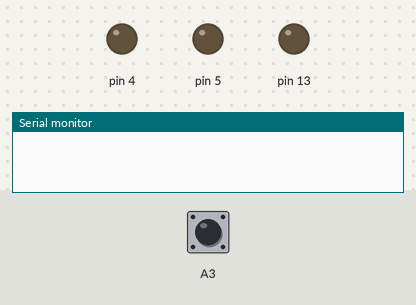
The sketch below on a simulated Arduino Uno, built with avr-gcc and run on an emulated ATmega328P. On the bench: output pins drawn as LEDs (lit = HIGH), the last lines printed to the serial monitor. Dashed ring = blinking. Inputs (shaded band) come from the test bench; at power-on: A3 HIGH.

Above: at 1.2 s.
1.3 s: A3 pulled LOW for 0.15 s
At 2.5 s:
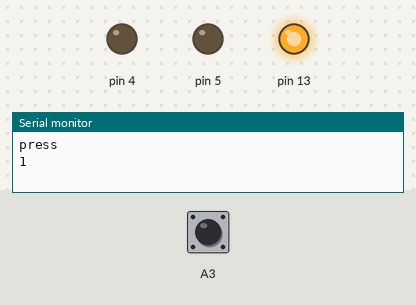
2.9 s: A3 pulled LOW for 1 s
At 3.7 s:
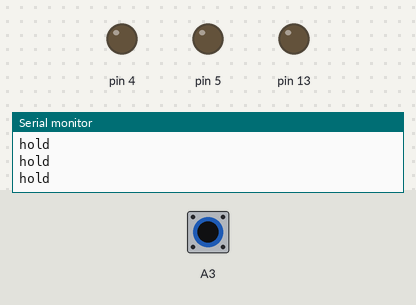
5.4 s: A3 pulled LOW for 0.15 s
At 9.5 s:
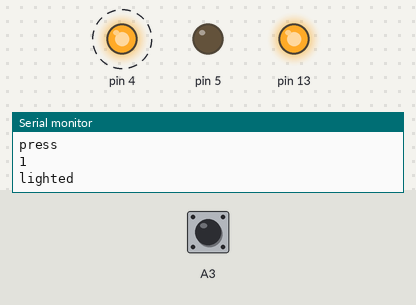
11.5 s: A3 pulled LOW for 3.2 s
At 13.4 s:
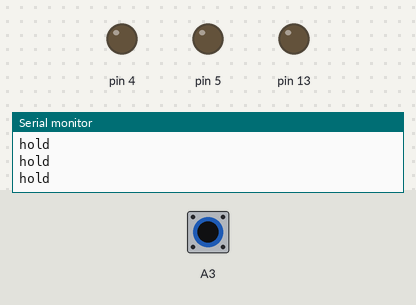
16.2 s: A3 pulsed LOW 2 times (0.12 s each, 0.3 s apart)
At 20.3 s:
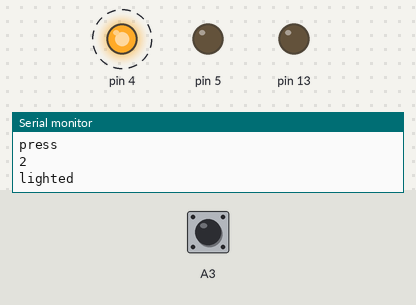
Timing chart, 0 to 23.8 s (numbered marks = the images above; inputs shaded):
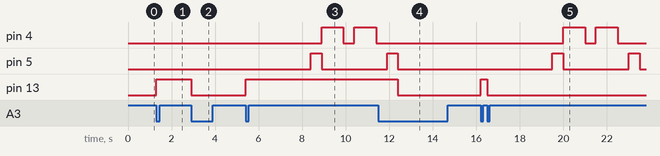

The sketch:

sketch_mar17a.ino
```cpp
boolean flag=0;
boolean led_flag=0;
boolean is_holded=0;
unsigned long last_pressed;
int counter1=0;
int counter2=0;
int result=0;
unsigned long last_lighted=0;
void setup() {
pinMode(A3,INPUT_PULLUP);
//pinMode(12,INPUT);
pinMode(13,OUTPUT);
pinMode(4,OUTPUT);
pinMode(5,OUTPUT);
//digitalWrite(13,1 );
//digitalWrite(A5,1 );
Serial.begin(9600);

}
void loop() {

 boolean button1=!digitalRead(A3);
 if (button1==1&&flag==0&&millis()-last_pressed>300&&is_holded==0) {

  flag=1;
  led_flag=!led_flag;
  digitalWrite(13,led_flag);
  last_pressed=millis();
  Serial.println("press");
  counter1+=1;
  Serial.println(counter1);
  }

  if (button1==1&&flag==0&&millis()-last_pressed>300&&is_holded==1) {
  flag=1;
  led_flag=!led_flag;
  digitalWrite(13,led_flag);
  last_pressed=millis();
  Serial.println("press");
  counter2+=1;
  Serial.println(counter2);
  }

 if (button1==0&&flag==1){
  flag=0;
  }

 if(is_holded==1&&millis()-last_pressed>3000&&counter2!=0){
  result=counter1+counter2-1;
  digitalWrite(5,1);
    delay(500);
    digitalWrite(5,0);
  for (int i=1; i<= result;i=i+1){

     digitalWrite(4,1);
     Serial.println("lighted");
     last_lighted=millis();
     while(1){
       //Serial.println("in while");
      if(millis()-last_lighted>1000){
        // Serial.println(last_lighted);
      break;
      }
      }

     //delay(500);

     digitalWrite(4,0);
      //Serial.println("no-lighted");
     while(1){
       //Serial.println("in while");
      if(millis()-last_lighted>1500){
         //Serial.println(last_lighted);
      break;
      }
      }
     //delay(1000);
    }
    digitalWrite(5,1);
    delay(500);
    digitalWrite(5,0);
  Serial.println("result here");

  counter1=0;
  counter2=0;
  is_holded=0;
  }
 if (button1==1&&millis()-last_pressed>600){
  while(1){
    Serial.println("hold");
    digitalWrite(6,1);
    is_holded=1;
    boolean button2=!digitalRead(A3);
    if (button2==0){
      digitalWrite(6,0);
      break;
      }
    }
  }


}
```

Measured:
- after the input at 1.3 s, pin 13: LOW → HIGH at once
- after the input at 2.9 s, pin 13: HIGH → LOW at once
- after the input at 5.4 s, pin 4: alternates HIGH for 1.0 s and LOW for 0.50 s, starting after 3.5 s; pin 5: LOW → HIGH after 3.0 s, → LOW 0.50 s later; pin 13: LOW → HIGH at once
- after the input at 11.5 s, pin 13: HIGH → LOW after 0.90 s
- after the input at 16.2 s, pin 4: alternates HIGH for 1.0 s and LOW for 0.50 s, starting after 3.8 s; pin 5: alternates HIGH for 0.50 s and LOW for 3.0 s, starting after 3.3 s; pin 13: LOW → HIGH at once, → LOW 0.30 s later
